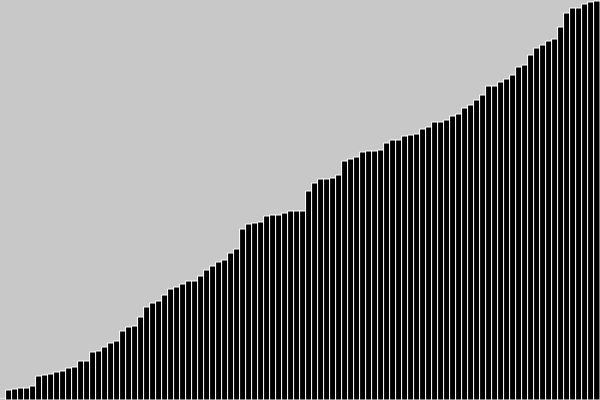
Frame 1 (no input)
Frame 60 (no input): identical to frame 1, image omitted
Frame 120 (the mouse pressed at the canvas centre since frame 60): identical to frame 1, image omitted

The p5.js sketch that drew this single still picture (run headless with seeded random() and noise() and a simulated clock; from frame 60 on, the mouse is pressed at the canvas centre):

// p5.js sketch
// ── sketch.js
let arr;

function setup() {
	createCanvas(600, 400);
	arr = new Arr(100, height);

	const max = Math.max(...arr.items);
	const output = new Array(arr.items.length).fill(0);
	const count = new Array(max + 1).fill(0);

	arr.items.forEach(value => {
		count[value]++;
	});

	for (let i = 1; i < count.length; i++) {
		count[i] += count[i - 1];
	}

	let i = arr.items.length - 1;
	while (i >= 0) {
		output[count[arr.items[i]] - 1] = arr.items[i];
		count[arr.items[i]]--;
		i -= 1;
	}
	arr.items = output;
}

function draw() {
	background(200);
	arr.show();
}

const countingSort = array => {
	return output;
};

// ── array.js
class Arr {
	constructor(length, max) {
		this.items = [];
		this.max = max;
		this.w = width / length;

		for (let i = 0; i < length; i++) {
			const rand = round(random() * max);
			this.items.push(rand);
		}
	}

	show() {
		fill(0);
		stroke(255);
		for (let i = 0; i < this.items.length; i++) {
			const x = i * this.w;
			const y = height - this.items[i];
			rect(x, y, this.w, this.items[i]);
		}
	}
}
